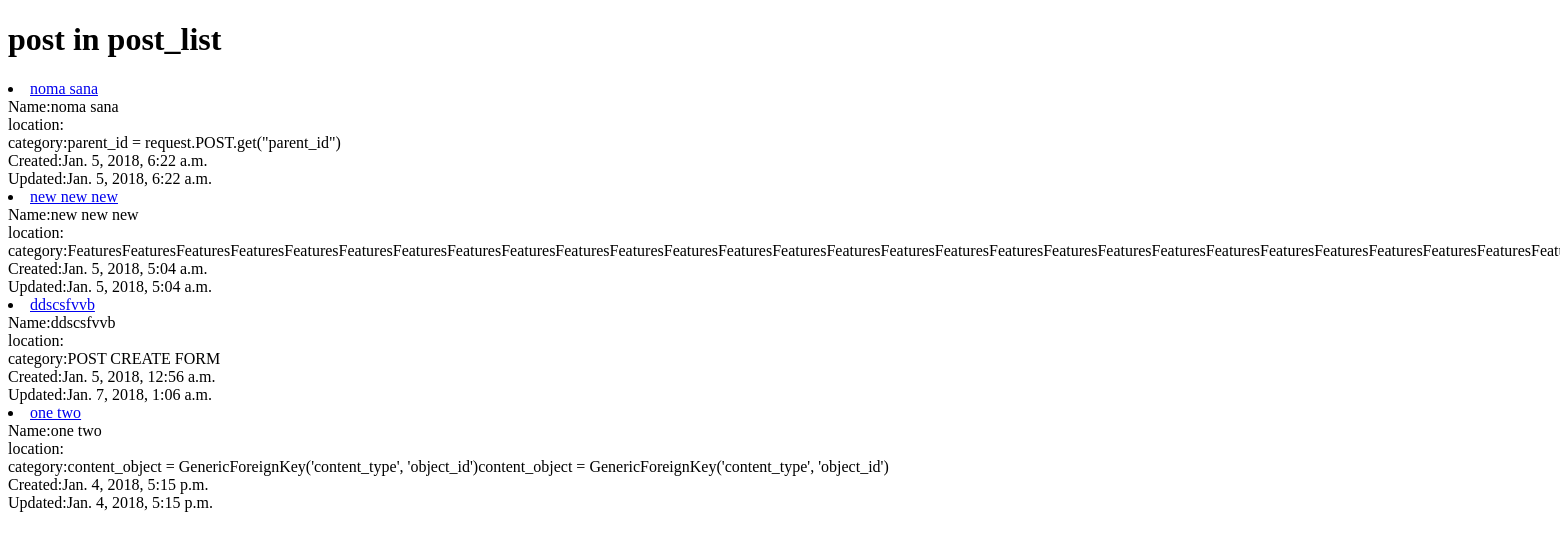
Before: / with the older database file.
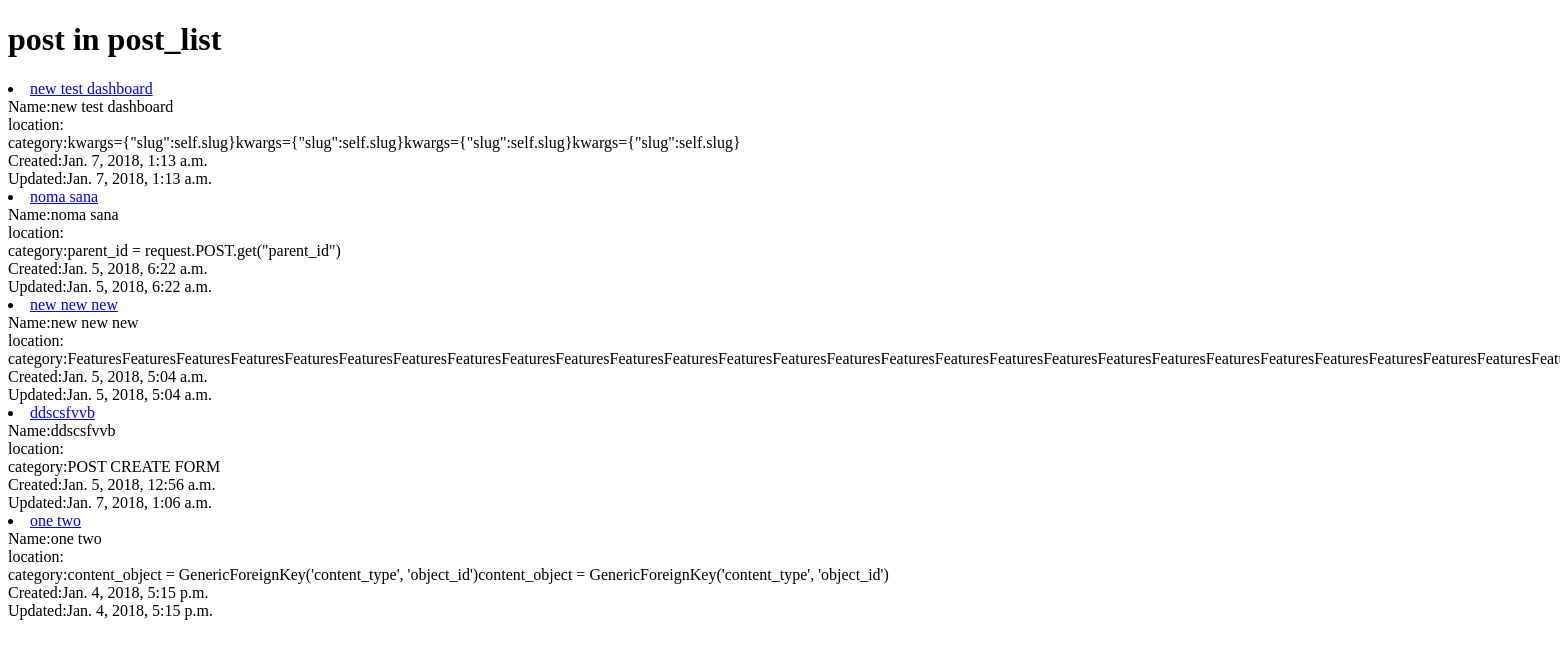
After: the same page with the newer database file.
### Main/models.py (models this page shows, shortened)
class Post(models.Model):
    owner =  models.ForeignKey(User, on_delete=models.CASCADE)
    title = models.CharField(max_length=200)
    slug      =      models.SlugField(unique=True,blank=True, null=True)
    image = models.ImageField(upload_to=upload_location)
    image_2 = models.ImageField(upload_to=upload_location)
    image_3 = models.ImageField(upload_to=upload_location,blank=True, null=True)
    image_4 = models.ImageField(upload_to=upload_location,blank=True, null=True)
    image_5 = models.ImageField(upload_to=upload_location,blank=True, null=True)
    description = models.TextField()
    size_of_land = models.CharField(max_length=150)
    location_details = models.CharField(max_length=300)
    price = models.CharField(max_length=150)
    features = models.TextField()
    updated = models.DateTimeField(auto_now=True, auto_now_add=False)
    timestamp = models.DateTimeField(auto_now=False, auto_now_add=True)
    def __str__(self):
        return self.title
    def get_absolute_url(self):
        return reverse("Main:post_detail",kwargs={"slug":self.slug})
    class Meta:
        ordering = ["-timestamp", "-updated"]

### Main/views.py (the view)
# urls.py: url(r'^$',PostListView.as_view(),name='list'),
class PostListView(ListView):
    queryset = Post.objects.all()

### Main/templates/Main/post_list.html (shortened to what this page needs)
<!DOCTYPE html>
<html lang="en">
<head>
</head>
<body>
    <h1> post in post_list</h1>
    {% for post in post_list %}
    <li><a href="{{ post.get_absolute_url }}">{{ post }}</a></li>
   Name:{{ post.title }} <br>   location:{{ post.location }} <br> category:{{ post.description }}  <br> Created:{{ post.timestamp }} <br>Updated:{{ post.updated }}
    {% endfor %}
</body>
</html>

Changed rows visible on the page:
added Post: title "new test dashboard", description "kwargs={\"slug\":self.slug}kwargs={\"slug\":self.slug}kwargs={\"slug\":self.slug}kwargs={\"slug\":self.slug}", timestamp "Jan. 7, 2018, 1:13 a.m.", updated "Jan. 7, 2018, 1:13 a.m."
